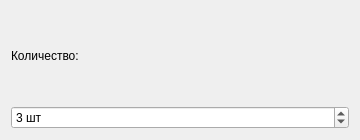
<?xml version="1.0" encoding="UTF-8"?>
<ui version="4.0"><class>Dialog</class><widget class="QDialog" name="Dialog"><property name="geometry"><rect><x>0</x><y>0</y><width>360</width><height>140</height></rect></property><property name="windowTitle"><string>#131 spin/216_int_suffix</string></property><layout class="QVBoxLayout" name="verticalLayout"><property name="leftMargin"><number>11</number></property><property name="topMargin"><number>11</number></property><property name="rightMargin"><number>11</number></property><property name="bottomMargin"><number>11</number></property><property name="spacing"><number>6</number></property><item><widget class="QLabel" name="l1"><property name="text"><string>Количество:</string></property></widget></item><item><widget class="QSpinBox" name="spin"><property name="minimum"><number>0</number></property><property name="maximum"><number>20</number></property><property name="value"><number>3</number></property><property name="singleStep"><number>1</number></property><property name="suffix"><string> шт</string></property></widget></item></layout></widget></ui>
